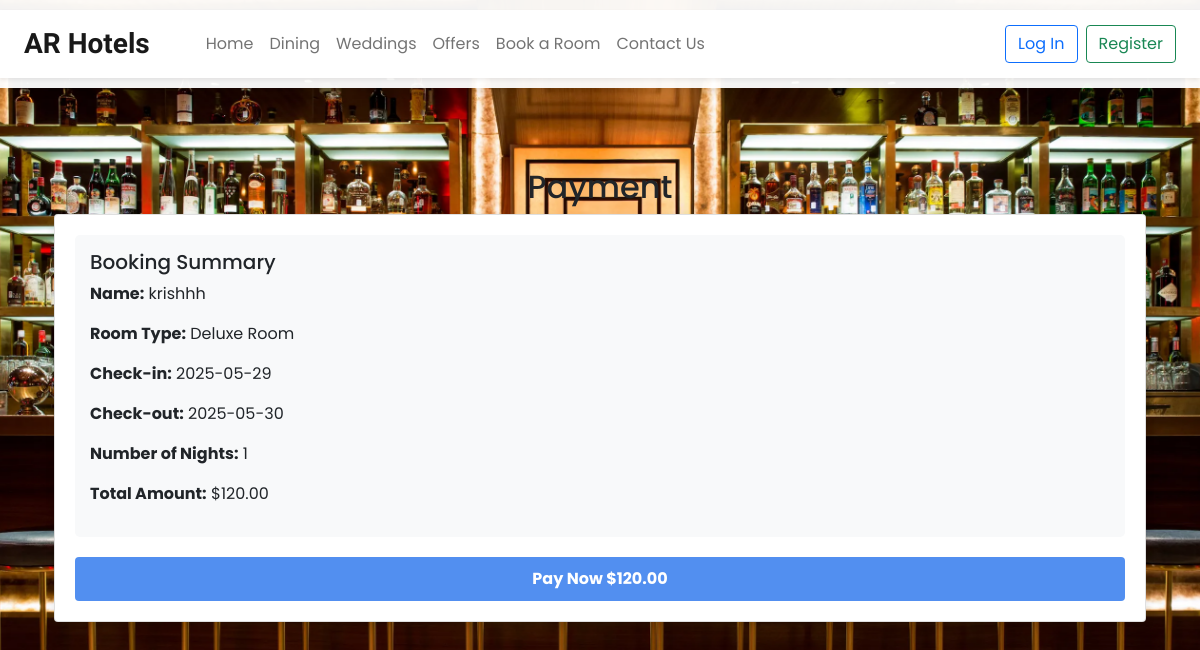
The app's page /payment.php with its own data.
### tables this page shows
CREATE TABLE `bookings` (
  `id` int(11) NOT NULL,
  `room_id` int(11) NOT NULL,
  `room_type` varchar(100) NOT NULL,
  `name` varchar(100) NOT NULL,
  `email` varchar(100) NOT NULL,
  `phone` varchar(15) NOT NULL,
  `check_in` date NOT NULL,
  `check_out` date NOT NULL,
  `price` decimal(10,2) NOT NULL,
  `created_at` timestamp NOT NULL DEFAULT current_timestamp(),
  `payment_status` varchar(20) DEFAULT 'PENDING'
);

### payment.php (the view, shortened to what this page needs)
<?php
include_once 'db_connect.php';
$sql = "SELECT * FROM bookings ORDER BY id DESC LIMIT 1";
$result = $conn->query($sql);
$booking = null;
if ($result && $result->num_rows > 0) {
    $booking = $result->fetch_assoc();
}
if ($booking) {
    $check_in = new DateTime($booking['check_in']);
    $check_out = new DateTime($booking['check_out']);
    $nights = $check_in->diff($check_out)->days;
    $amount = $booking['price'] * $nights;
}
?>
<!DOCTYPE html>
<html lang="en">
<head>
    <link href="https://cdn.jsdelivr.net/npm/bootstrap@5.3.0/dist/css/bootstrap.min.css" rel="stylesheet">
</head>
<body>
    <?php include 'header.php'; ?>
    <div class="container mt-5">
        <h2 class="text-center">Payment</h2>
        <div class="card">
            <?php if ($booking) { ?>
                <div class="booking-summary">
                    <h5>Booking Summary</h5>
                    <p><strong>Name:</strong> <?= $booking['name'] ?></p>
                    <p><strong>Room Type:</strong> <?= $booking['room_type'] ?></p>
                    <p><strong>Check-in:</strong> <?= $booking['check_in'] ?></p>
                    <p><strong>Check-out:</strong> <?= $booking['check_out'] ?></p>
                    <p><strong>Number of Nights:</strong> <?= $nights ?></p>
                    <p><strong>Total Amount:</strong> $<?= number_format($amount, 2) ?></p>
                </div>
                <div class="text-center">
                    <button id="rzp-button" class="pay-btn">Pay Now $<?= number_format($amount, 2) ?></button>
                </div>
            <?php } else { ?>
                <p>No booking found. Please <a href="index.php">make a booking</a> first.</p>
            <?php } ?>
        </div>
    </div>
</body>
</html>

### payment.php (style rules this page uses)
body { font-family: Arial, sans-serif; background-image: url('11.jpg'); background-size: cover; background-position: center; background-repeat: no-repeat; background-attachment: fixed; }
.container { max-width: 600px; margin: auto; padding: 20px; }
.card { padding: 20px; border-radius: 10px; box-shadow: 0px 4px 10px rgba(0, 0, 0, 0.1); background-color: white; }
.booking-summary { background-color: #f8f9fa; padding: 15px; border-radius: 5px; margin-bottom: 20px; }
.pay-btn { background-color: #528FF0; color: white; font-weight: bold; border: none; padding: 10px 20px; border-radius: 4px; cursor: pointer; width: 100%; }

### Header.php (style rules this page uses)
* { font-family: 'Poppins', sans-serif; }
body { padding-top: 100px; }

### records on screen
bookings: name "krishhh", room_type "Deluxe Room", check_in "2025-05-29", check_out "2025-05-30", nights "1", price "120.00"
